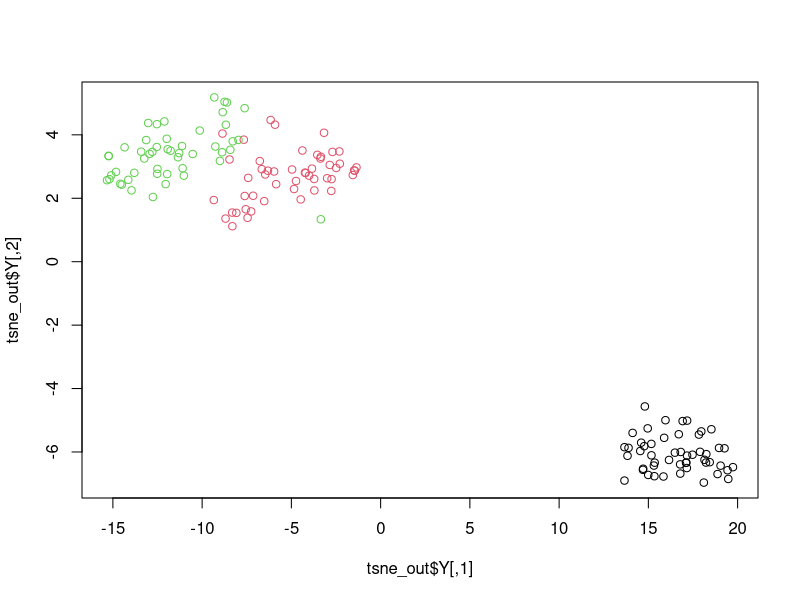

R code for this plot:
## ---- chunk 1
#install.packages("Rtsne") # Install Rtsne package from CRAN
library(Rtsne) # Load package
iris_unique <- unique(iris)[,1:4]         # Remove duplicates
tsne_out <- Rtsne(as.matrix(iris_unique)) # Run TSNE
plot(tsne_out$Y,col=iris$Species)         # Plot the result
## ---- chunk 2
pca_out <- prcomp(iris_unique)
